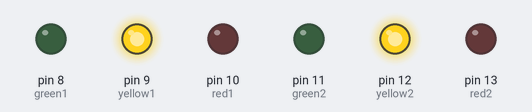
Simulated run of this sketch. Board: Arduino Uno, built with avr-gcc and run on an emulated ATmega328P. On the bench: output pins drawn as LEDs (lit = HIGH).

Above: at 2.5 s.
At 7.5 s:
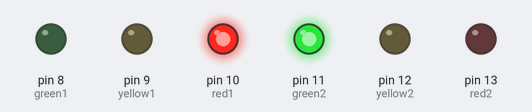
At 11.5 s:
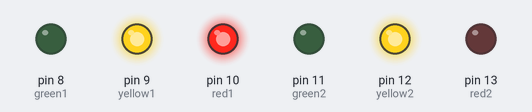
At 23.0 s:
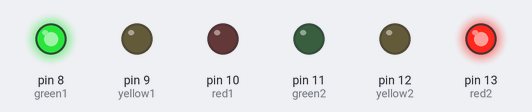
At 35.5 s:
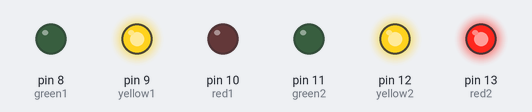
Timing chart, 0 to 42.9 s (numbered marks = the images above):
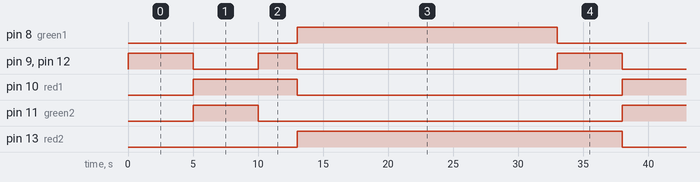

Measured:
- by itself, pin 8 (green1): alternates HIGH for 20.0 s and LOW for 13.0 s
- by itself, pin 9 (yellow1), pin 12 (yellow2): repeats every 33.0 s: LOW 5.0 s, HIGH 3.0 s, LOW 20.0 s, HIGH 5.0 s
- by itself, pin 10 (red1): alternates HIGH for 8.0 s and LOW for 25.0 s
- by itself, pin 11 (green2): alternates HIGH for 5.0 s and LOW for 28.0 s
- by itself, pin 13 (red2): alternates HIGH for 25.0 s and LOW for 8.0 s

The sketch:

traffic.ino
```cpp
// light one
int red1 = 10;
int yellow1 = 9;
int green1 = 8;

// light two
int red2 = 13;
int yellow2 = 12;
int green2 = 11;

void setup(){
    // light one
    pinMode(red1, OUTPUT);
    pinMode(yellow1, OUTPUT);
    pinMode(green1, OUTPUT);

    // light two
    pinMode(red2, OUTPUT);
    pinMode(yellow2, OUTPUT);
    pinMode(green2, OUTPUT);
}
void loop(){
    changeLights();
    delay(15000);
}
void changeLights(){
    // turn both yellows on
    digitalWrite(green1, LOW);
    digitalWrite(yellow1, HIGH);
    digitalWrite(yellow2, HIGH);
    delay(5000);

    // turn both yellows off, and opposite green and red
    digitalWrite(yellow1, LOW);
    digitalWrite(red1, HIGH);
    digitalWrite(yellow2, LOW);
    digitalWrite(red2, LOW);
    digitalWrite(green2, HIGH);
    delay(5000);

    // both yellows on again
    digitalWrite(yellow1, HIGH);
    digitalWrite(yellow2, HIGH);
    digitalWrite(green2, LOW);
    delay(3000);

    // turn both yellows off, and opposite green and red
    digitalWrite(green1, HIGH);
    digitalWrite(yellow1, LOW);
    digitalWrite(red1, LOW);
    digitalWrite(yellow2, LOW);
    digitalWrite(red2, HIGH);
    delay(5000);

}
```
